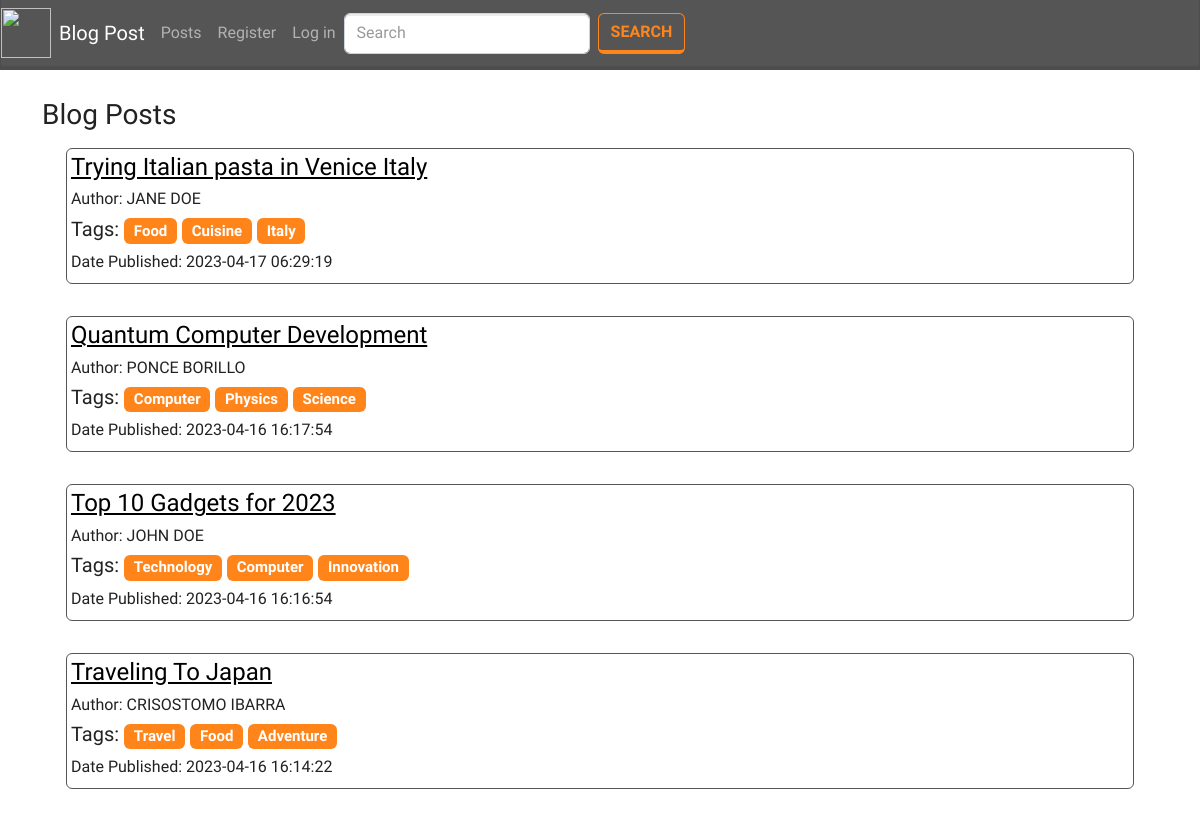
The app's page /all_posts.php with its own data.
### tables this page shows
CREATE TABLE `blogs` (
  `id` int(11) NOT NULL,
  `author_id` int(11) NOT NULL,
  `title` varchar(255) NOT NULL,
  `body` longtext NOT NULL,
  `tags` varchar(255) NOT NULL,
  `date_created` datetime NOT NULL
);

CREATE TABLE `users` (
  `id` int(11) NOT NULL,
  `first_name` varchar(255) NOT NULL,
  `middle_name` varchar(255) NOT NULL,
  `last_name` varchar(255) NOT NULL,
  `email` varchar(255) NOT NULL,
  `password` varchar(255) NOT NULL,
  `privacy_policy` varchar(255) NOT NULL,
  `is_admin` int(11) NOT NULL,
  `is_active` int(11) NOT NULL,
  `image` varchar(255) NOT NULL
);

### includes/functions.php (called while the page is built, shortened)
<?php
function getAllPosts(){
    if(isset($_GET['tag'])){
        $tag = $_GET['tag'];
        $q = "SELECT b.id as `bid`, b.author_id, b.title, b.body, b.tags, b.date_created, u.id, u.first_name, u.last_name  FROM blogs b INNER JOIN users u ON b.author_id = u.id WHERE tags LIKE '%$tag%' ORDER BY bid DESC";
        $result = mysqli_query($_SESSION['conn'], $q);
        $temp = array();
        while ($row = $result->fetch_assoc()) {
            $temp[] = $row;
        }
        return $temp;
    }else{
        $q = "SELECT b.id as `bid`, b.author_id, b.title, b.body, b.tags, b.date_created, u.id, u.first_name, u.last_name  FROM blogs b INNER JOIN users u ON b.author_id = u.id ORDER BY bid DESC";
        $result = mysqli_query($_SESSION['conn'], $q);
        $temp = array();
        while ($row = $result->fetch_assoc()) {
            $temp[] = $row;
        }
        return $temp;
    }
}

### all_posts.php (the view, shortened to what this page needs)
<?php include('components/header.php'); ?>
<div class="container mt-1">
    <?php if(isset($_SESSION['id'])  && $_SESSION['is_active'] == 1){ ?>
        <h2>Welcome <?= $_SESSION['first_name']?></h2>
        <a class="btn btn-outline-warning" href="create_post.php">Create Blog</a>
        <br>
        <br>
        <h3>Blog Posts</h3>
        <?php if(isset($_SESSION['msg'])){ echo $_SESSION['msg']; unset($_SESSION['msg']);}else{ echo ' '; } ?>
        <br>
        <div class="row m-1 p-1 ">
            <div class="col ">
                <?php foreach(getAllPosts() as $res) {?>
                <div class="card border-dark p-1 m-1">
                <h4 class=""><a href="single_post.php?id=<?= $res['bid']?>" style="color: black"><?= $res['title']?></a></h4>
                <h6>Author: <?= strtoupper($res['first_name'] . " " . $res['last_name'])?></h6>
                <?php $tags = explode(',', $res['tags']) ?>
                <h5>Tags:
                    <?php foreach($tags as $tag){?>
                        <a href="all_posts.php?tag=<?=$tag?>" class="badge bg-warning" style="text-decoration: none"><?= $tag ?></a>
                    <?php } ?>
                </h5>
                <h6>Date Published: <?= $res['date_created']?></h6>
                </div>
                <br>
                <?php } ?>
            </div>
        </div>
    <?php }else{ ?>
        <br>
        <h3>Blog Posts</h3>
        <div class="row m-1 p-1">
            <div class="col">
                <?php foreach(getAllPosts() as $res) {?>
                <div class="card border-dark p-1 m-1">
                <h4><a href="single_post.php?id=<?= $res['bid']?>" style="color: black"><?= $res['title']?></a></h4>
                <h6>Author: <?= strtoupper($res['first_name'] . " " . $res['last_name'])?></h6>
                <?php $tags = explode(',', $res['tags']) ?>
                <h5>Tags:
                    <?php foreach($tags as $tag){?>
                        <a href="all_posts.php?tag=<?=$tag?>" class="badge bg-warning" style="text-decoration: none"><?= $tag ?></a>
                    <?php } ?>
                </h5>
                <h6>Date Published: <?= $res['date_created']?></h6>
                </div>
                <br>
                <?php } ?>
            </div>
        </div>
    <?php } ?>
</div>
<?php include('components/footer.php'); ?>

### records on screen
blogs: title "Trying Italian pasta in Venice Italy", author.last_name "JANE DOE", tags "Food", tags "Cuisine", tags "Italy", date_created "2023-04-17 06:29:19"
blogs: title "Quantum Computer Development", author.last_name "PONCE BORILLO", tags "Computer", tags "Physics", tags "Science", date_created "2023-04-16 16:17:54"
blogs: title "Top 10 Gadgets for 2023", author.last_name "JOHN DOE", tags "Technology", tags "Computer", tags "Innovation", date_created "2023-04-16 16:16:54"
blogs: title "Traveling To Japan", author.last_name "CRISOSTOMO IBARRA", tags "Travel", tags "Food", tags "Adventure", date_created "2023-04-16 16:14:22"
